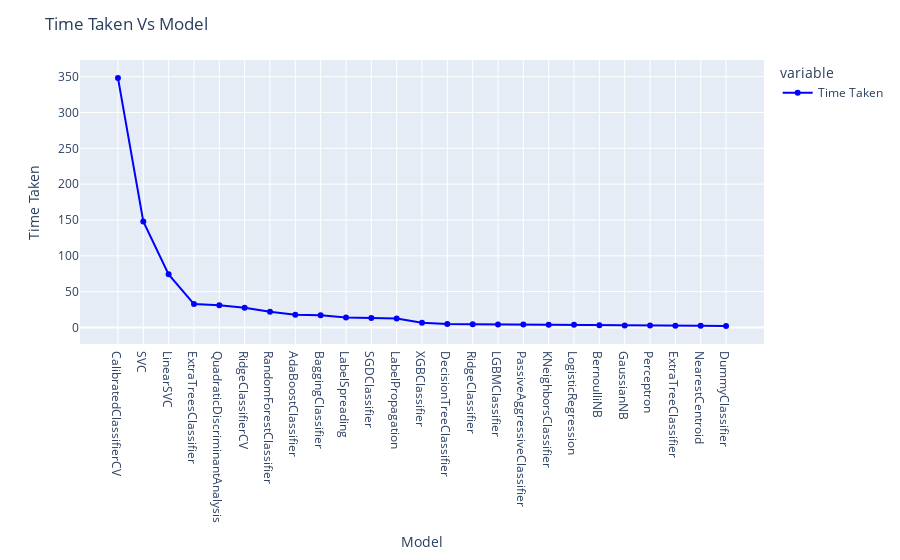

The notebook cell saved with this chart:
### Code cell
# Time Taken Vs Model:
models.sort_values(by = 'Time Taken',inplace = True,ascending = False)
line = px.line(data_frame= models ,y =["Time Taken"] , markers = True)
line.update_xaxes(title="Model")
line.update_yaxes(title = "Time Taken")
line.update_traces(line_color="blue")
line.update_layout(showlegend = True,
    title = {
        'text': 'Time Taken Vs Model'})

line.show()

### Figure 1 — Plotly figure (JSON) as saved in the notebook; plotly's stock layout.template omitted (floating-point values rounded to 4 significant figures)
{"data": [{"hovertemplate": "variable=Time Taken<br>Model=%{x}<br>value=%{y}<extra></extra>", "legendgroup": "Time Taken", "line": {"color": "blue", "dash": "solid"}, "marker": {"symbol": "circle"}, "mode": "lines+markers", "name": "Time Taken", "orientation": "v", "showlegend": true, "type": "scatter", "x": ["CalibratedClassifierCV", "SVC", "LinearSVC", "ExtraTreesClassifier", "QuadraticDiscriminantAnalysis", "RidgeClassifierCV", "RandomForestClassifier", "AdaBoostClassifier", "BaggingClassifier", "LabelSpreading", "SGDClassifier", "LabelPropagation", "XGBClassifier", "DecisionTreeClassifier", "RidgeClassifier", "LGBMClassifier", "PassiveAggressiveClassifier", "KNeighborsClassifier", "LogisticRegression", "BernoulliNB", "GaussianNB", "Perceptron", "ExtraTreeClassifier", "NearestCentroid", "DummyClassifier"], "xaxis": "x", "y": [348.2, 148.0, 74.13, 32.69, 30.99, 27.54, 21.77, 17.79, 17.14, 13.92, 13.13, 12.61, 6.73, 4.703, 4.419, 4.285, 4.1, 3.927, 3.729, 3.01, 2.735, 2.601, 2.546, 2.394, 1.954], "yaxis": "y"}], "layout": {"legend": {"title": {"text": "variable"}, "tracegroupgap": 0}, "margin": {"t": 60}, "showlegend": true, "title": {"text": "Time Taken Vs Model"}, "xaxis": {"anchor": "y", "domain": [0, 1], "title": {"text": "Model"}}, "yaxis": {"anchor": "x", "domain": [0, 1], "title": {"text": "Time Taken"}}}}
